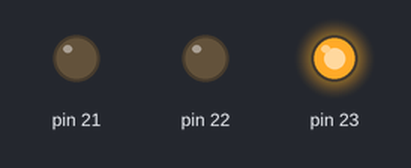
Bench run of a sketch on a simulated Arduino Mega 2560, built with avr-gcc and run on an emulated ATmega2560. Parts: output pins drawn as LEDs (lit = HIGH).

Above: at 0.5 s.
At 6.7 s:
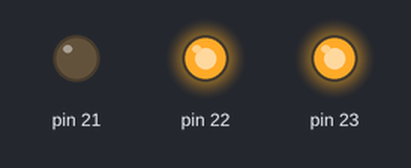
At 15.5 s:
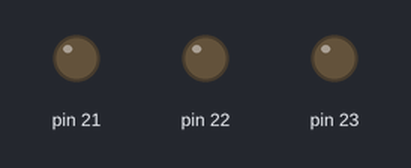
At 21.7 s:
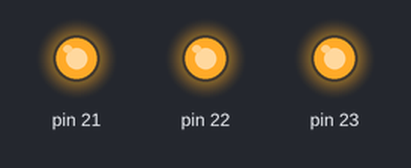
Timing chart, 0 to 23.4 s (numbered marks = the images above):
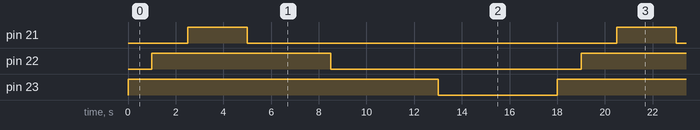

Measured:
- by itself, pin 21: alternates HIGH for 2.5 s and LOW for 15.5 s
- by itself, pin 22: alternates HIGH for 7.5 s and LOW for 10.5 s
- by itself, pin 23: alternates HIGH for 13.0 s and LOW for 5.0 s

The sketch:

sketch_jun30b.ino
```cpp
void setup() {
  // put your setup code here, to run once:


}

void loop() {
  // put your main code here, to run repeatedly:
pinMode(23, OUTPUT);
pinMode(22, OUTPUT);
pinMode(21, OUTPUT);
digitalWrite(23, 1);
digitalWrite(22, 0);
digitalWrite(21, 0);
delay(1000);
digitalWrite(23, 1);
digitalWrite(22, 1);
digitalWrite(21, 0);
delay(1500);
digitalWrite(23, 1);
digitalWrite(22, 1);
digitalWrite(21, 1);
delay(2500);
digitalWrite(23, 1);
digitalWrite(22, 1);
digitalWrite(21, 0);
delay(3500);
digitalWrite(23, 1);
digitalWrite(22, 0);
digitalWrite(21, 0);
delay(4500);
digitalWrite(23, 0);
digitalWrite(22, 0);
digitalWrite(21, 0);
delay(5000);
}
```
